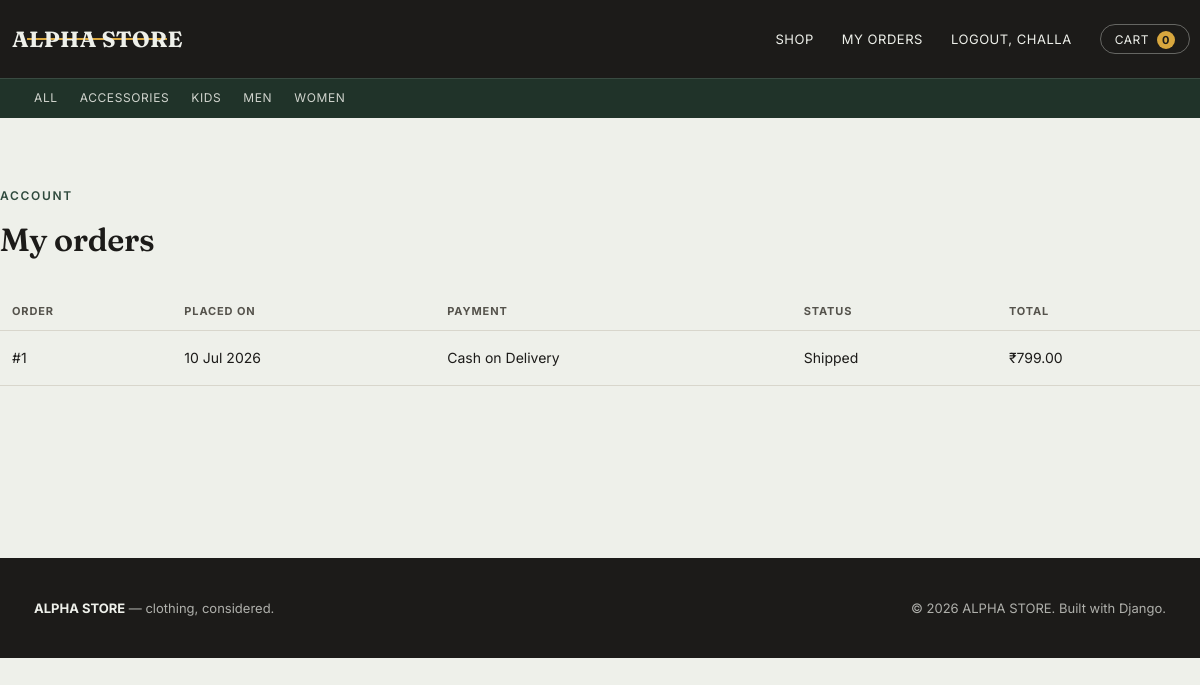
Screenshot of /orders/ (signed in) with the database file from the repository.
### store/models.py (models this page shows, shortened)
class Category(models.Model):
    name = models.CharField(max_length=120, unique=True)
    slug = models.SlugField(max_length=140, unique=True)
    image = models.ImageField(
        upload_to='categories/', blank=True, null=True,
        help_text='Shown on the homepage "Find your section" tile for this category.'
    )
    class Meta:
        ordering = ['name']
        verbose_name_plural = 'Categories'
    def get_absolute_url(self):
        return reverse('store:product_list_by_category', args=[self.slug])

class Order(models.Model):
    STATUS_CHOICES = [
        ('pending', 'Pending'),
        ('paid', 'Paid'),
        ('shipped', 'Shipped'),
        ('delivered', 'Delivered'),
        ('cancelled', 'Cancelled'),
    ]
    PAYMENT_METHOD_CHOICES = [
        ('cod', 'Cash on Delivery'),
        ('card', 'Pay by Card (Stripe)'),
    ]
    user = models.ForeignKey(
        User, related_name='orders', on_delete=models.SET_NULL,
        blank=True, null=True
    )
    full_name = models.CharField(max_length=150)
    email = models.EmailField()
    address = models.CharField(max_length=250)
    city = models.CharField(max_length=100)
    postal_code = models.CharField(max_length=20)
    phone = models.CharField(max_length=20, blank=True)
    status = models.CharField(max_length=10, choices=STATUS_CHOICES, default='pending')
    payment_method = models.CharField(max_length=10, choices=PAYMENT_METHOD_CHOICES, default='cod')
    stripe_checkout_id = models.CharField(max_length=255, blank=True)
    stripe_payment_intent = models.CharField(max_length=255, blank=True)
    created_at = models.DateTimeField(auto_now_add=True)
    updated_at = models.DateTimeField(auto_now=True)
    paid = models.BooleanField(default=False)
    class Meta:
        ordering = ['-created_at']
    def get_total_cost(self):
        return sum(item.get_cost() for item in self.items.all())

class OrderItem(models.Model):
    order = models.ForeignKey(Order, related_name='items', on_delete=models.CASCADE)
    product = models.ForeignKey(Product, related_name='order_items', on_delete=models.CASCADE)
    price = models.DecimalField(max_digits=10, decimal_places=2)
    quantity = models.PositiveIntegerField(default=1)
    size = models.CharField(max_length=10, blank=True)
    def get_cost(self):
        return self.price * self.quantity

### store/views.py (the view)
# urls.py: path('orders/', views.order_history, name='order_history'),
@login_required
def order_history(request):
    orders = Order.objects.filter(user=request.user)
    return render(request, 'store/order_history.html', {'orders': orders})

### store/cart.py (called while the page is built)
    def __len__(self):
        return sum(item['quantity'] for item in self.cart.values())

### store/context_processors.py (called while the page is built)
def cart(request):
    return {'cart': Cart(request)}

def categories(request):
    return {'categories_nav': Category.objects.all()}

### store/templates/store/order_history.html (shortened to what this page needs)
{% extends "store/base.html" %}
{% block content %}
<section class="section">
  <div class="section-head">
    <div>
      <span class="eyebrow">Account</span>
      <h2>My orders</h2>
    </div>
  </div>
  {% if orders %}
    <table class="cart-table">
      <thead>
        <tr><th>Order</th><th>Placed on</th><th>Payment</th><th>Status</th><th>Total</th></tr>
      </thead>
      <tbody>
        {% for order in orders %}
          <tr>
            <td>#{{ order.id }}</td>
            <td>{{ order.created_at|date:"d M Y" }}</td>
            <td>{{ order.get_payment_method_display }}{% if order.paid %} ✓{% endif %}</td>
            <td style="text-transform:capitalize;">{{ order.status }}</td>
            <td>₹{{ order.get_total_cost }}</td>
          </tr>
        {% endfor %}
      </tbody>
    </table>
  {% else %}
    <div class="empty-state">You haven't placed any orders yet.</div>
  {% endif %}
</section>
{% endblock %}

### store/templates/store/base.html (shortened to what this page needs)
{% load static %}
<!DOCTYPE html>
<html lang="en">
<head>
  <link rel="stylesheet" href="{% static 'store/css/style.css' %}">
</head>
<body>
  <header class="site-header">
    <div class="container nav">
      <a href="{% url 'store:home' %}" class="wordmark">
        <span class="wordmark-text">ALPHA STORE</span>
        <span class="wordmark-bar"></span>
      </a>
      <ul class="nav-links">
        <li><a href="{% url 'store:product_list' %}">Shop</a></li>
        {% if user.is_authenticated %}
          <li><a href="{% url 'store:order_history' %}">My Orders</a></li>
          <li><a href="{% url 'store:logout' %}">Logout, {{ user.username }}</a></li>
        {% else %}
          <li><a href="{% url 'store:login' %}">Login</a></li>
          <li><a href="{% url 'store:register' %}">Register</a></li>
        {% endif %}
        <li>
          <a href="{% url 'store:cart_detail' %}" class="cart-pill">
            Cart <span class="cart-count">{{ cart|length }}</span>
          </a>
        </li>
      </ul>
    </div>
    <nav class="category-strip">
      <div class="container">
        <a href="{% url 'store:product_list' %}">All</a>
        {% for cat in categories_nav %}
          <a href="{{ cat.get_absolute_url }}">{{ cat.name }}</a>
        {% endfor %}
      </div>
    </nav>
  </header>
  <main>
    {% block content %}{% endblock %}
  </main>
  <footer class="site-footer">
    <div class="container">
      <div><strong>ALPHA STORE</strong> — clothing, considered.</div>
      <div>&copy; {% now "Y" %} ALPHA STORE. Built with Django.</div>
    </div>
  </footer>
</body>
</html>

### store/static/store/css/style.css (style rules this page uses)
:root { --paper: #eef0ea; --paper-raised: #ffffff; --ink: #1c1b19; --ink-soft: #55534c; --line: #d8d6cc; --forest: #2f4a3d; --forest-dark: #203329; --mustard: #d8a73e; --brick: #a4402f; --font-display: 'Fraunces', 'Iowan Old Style', Georgia, serif; --font-body: 'Inter', -apple-system, BlinkMacSystemFont, 'Segoe UI', sans-serif; --radius: 2px; --shadow: 0 1px 2px rgba(28, 27, 25, 0.06), 0 8px 24px rgba(28, 27, 25, 0.06); }
* { box-sizing: border-box; }
html { scroll-behavior: smooth; }
body { margin: 0; background: var(--paper); color: var(--ink); font-family: var(--font-body); font-size: 16px; line-height: 1.55; -webkit-font-smoothing: antialiased; }
a { color: inherit; text-decoration: none; }
.container { max-width: 1180px; margin: 0 auto; padding: 0 24px; }
h1, h2, h3, h4 { font-family: var(--font-display); font-weight: 600; color: var(--ink); margin: 0 0 0.5em; letter-spacing: -0.01em; }
.eyebrow { display: inline-block; font-family: var(--font-body); font-size: 12px; font-weight: 600; letter-spacing: 0.14em; text-transform: uppercase; color: var(--forest); margin-bottom: 10px; }
.site-header { background: var(--ink); color: var(--paper); position: sticky; top: 0; z-index: 40; }
.nav { display: flex; align-items: center; justify-content: space-between; padding: 18px 0; }
.wordmark { font-family: var(--font-display); font-weight: 700; font-size: 22px; letter-spacing: 0.015em; color: var(--paper); position: relative; display: inline-block; padding: 4px 2px; }
.wordmark-text { position: relative; z-index: 1; }
.wordmark-bar { position: absolute; left: 10%; right: 10%; top: 50%; height: 2px; background: var(--mustard); transform: translateY(-50%); z-index: 0; }
.nav-links { display: flex; align-items: center; gap: 28px; list-style: none; margin: 0; padding: 0; font-size: 13px; letter-spacing: 0.04em; text-transform: uppercase; }
.nav-links a { position: relative; padding-bottom: 4px; }
.nav-links a::after { content: ''; position: absolute; left: 0; right: 0; bottom: 0; height: 1px; background: var(--mustard); transform: scaleX(0); transform-origin: left; transition: transform 0.2s ease; }
.cart-pill { display: inline-flex; align-items: center; gap: 8px; border: 1px solid rgba(238, 240, 234, 0.35); border-radius: 999px; padding: 6px 14px; font-size: 12px; }
.cart-count { background: var(--mustard); color: var(--ink); font-weight: 700; border-radius: 999px; min-width: 18px; height: 18px; display: inline-flex; align-items: center; justify-content: center; font-size: 11px; padding: 0 5px; }
.category-strip { background: var(--forest-dark); border-top: 1px solid rgba(238, 240, 234, 0.12); }
.category-strip .container { display: flex; gap: 22px; padding-top: 10px; padding-bottom: 10px; overflow-x: auto; font-size: 12px; letter-spacing: 0.05em; text-transform: uppercase; color: rgba(238, 240, 234, 0.85); }
.section { padding: 64px 0; }
.section-head { display: flex; align-items: flex-end; justify-content: space-between; margin-bottom: 28px; gap: 20px; flex-wrap: wrap; }
.section-head h2 { font-size: 32px; margin: 0; }
.cart-table { width: 100%; border-collapse: collapse; margin-bottom: 28px; }
.cart-table th { text-align: left; font-size: 11px; letter-spacing: 0.08em; text-transform: uppercase; color: var(--ink-soft); padding: 10px 12px; border-bottom: 1px solid var(--line); }
.cart-table td { padding: 16px 12px; border-bottom: 1px solid var(--line); vertical-align: middle; font-size: 14px; }
.site-footer { background: var(--ink); color: rgba(238, 240, 234, 0.7); margin-top: 80px; padding: 40px 0; font-size: 13px; }
.site-footer .container { display: flex; justify-content: space-between; align-items: center; flex-wrap: wrap; gap: 12px; }
.site-footer strong { color: var(--paper); }

### rows the page displays
Category: name "ACCESSORIES"
Category: name "KIDS"
Category: name "MEN"
Category: name "WOMEN"
Order: id "1", created_at "10 Jul 2026", payment_method "Cash on Delivery", status "Shipped", get_total_cost "799.00"

### other values shown
{{ user.username }} "CHALLA"
{{ cart|length }} "0"
